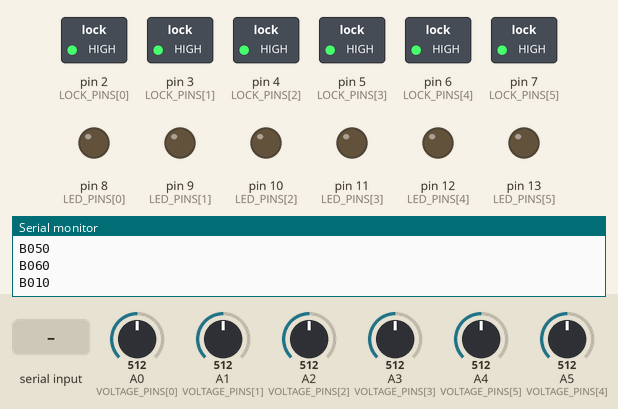
Simulated run of this sketch. Board: Arduino Uno, built with avr-gcc and run on an emulated ATmega328P. Parts: switched loads named in the sketch (green lamp = pin HIGH), output pins drawn as LEDs (lit = HIGH), the last lines printed to the serial monitor. Dashed ring = blinking. The inputs (shaded band) are chosen by the test bench; at power-on: A0 (VOLTAGE_PINS[0]) = 512, A1 (VOLTAGE_PINS[1]) = 512, A2 (VOLTAGE_PINS[2]) = 512, A3 (VOLTAGE_PINS[3]) = 512, A4 (VOLTAGE_PINS[5]) = 512, A5 (VOLTAGE_PINS[4]) = 512.

Above: at 7.0 s.
7.1 s: "OPEN1\n" received over Serial
At 12.6 s:
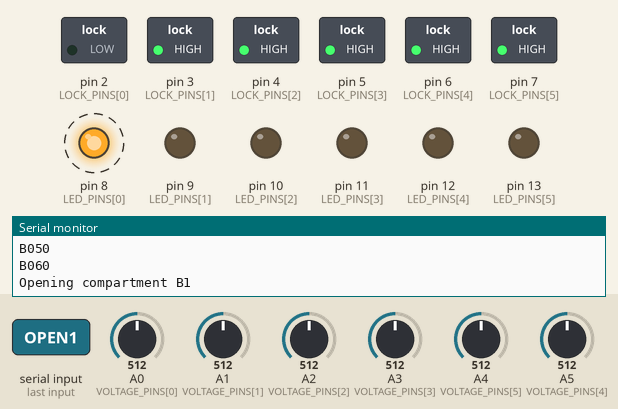
At 18.1 s:
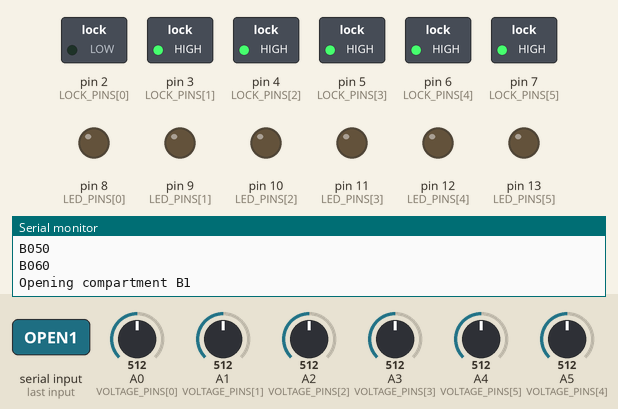
Timing chart, 0 to 24.7 s (numbered marks = the images above; inputs shaded):
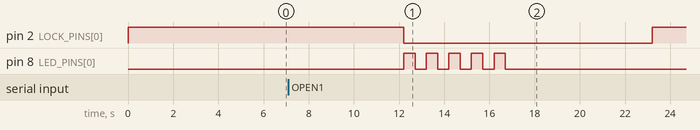

The sketch:

6_box.ino
```cpp
#define NUM_COMPARTMENTS 6  // Total number of compartments

// Define the pins for locks, LEDs, and voltage sensors
const int LOCK_PINS[NUM_COMPARTMENTS] = {2, 3, 4, 5, 6,7};
const int LED_PINS[NUM_COMPARTMENTS] = {8, 9, 10, 11, 12, 13};
const int VOLTAGE_PINS[NUM_COMPARTMENTS] = {A0, A1, A2, A3, A5, A4};

// Battery parameters
const float HIGH_CUTOFF = 54.75;
const float LOW_CUTOFF = 43.5;
const float NOMINAL_VOLTAGE = 48.0;

// Voltage divider resistor values
const float R1 = 100000.0;
const float R2 = 10000.0;

void setup() {
  Serial.begin(9600);
  for (int i = 0; i < NUM_COMPARTMENTS; i++) {
    pinMode(LOCK_PINS[i], OUTPUT);
    pinMode(LED_PINS[i], OUTPUT);
    pinMode(VOLTAGE_PINS[i], INPUT);
    digitalWrite(LOCK_PINS[i], HIGH); // Keep locks closed initially
    digitalWrite(LED_PINS[i], LOW);   // Turn off LEDs initially
  }
}

void loop() {
  BatteryStatus(); // Continuously check battery status

  if (Serial.available() > 0) {
    String input_data = Serial.readStringUntil('\n'); // Read user command
    input_data.trim();

    if (input_data.startsWith("OPEN")) {  // Command format: "OPEN1", "OPEN2", ..., "OPEN10"
      int compartment = input_data.substring(4).toInt() - 1;

      if (compartment >= 0 && compartment < NUM_COMPARTMENTS) {
        Serial.print("Opening compartment B");
        Serial.println(compartment + 1);
        openCompartment(compartment);
        delay(6000);
        closeCompartment(compartment);
      }
    }
  }
  delay(200); // Small delay for loop efficiency
}

// Function to open the compartment
void openCompartment(int compartment) {
  digitalWrite(LOCK_PINS[compartment], LOW); // Unlock compartment
  blinkLED(compartment);
}

// Function to close the compartment
void closeCompartment(int compartment) {
  digitalWrite(LOCK_PINS[compartment], HIGH); // Lock compartment
  digitalWrite(LED_PINS[compartment], LOW);   // Turn off LED
}

// Function to blink LED for 5 seconds
void blinkLED(int compartment) {
  unsigned long startTime = millis();
  while (millis() - startTime < 5000) {
    digitalWrite(LED_PINS[compartment], HIGH);
    delay(500);
    digitalWrite(LED_PINS[compartment], LOW);
    delay(500);
  }
}

// Function to calculate battery State of Charge (SoC)
int calculateSoC(float voltage) {
  if (voltage >= HIGH_CUTOFF) return 100;
  if (voltage >= 52.0) return 90;
  if (voltage >= 50.0) return 80;
  if (voltage >= 48.0) return 70;
  if (voltage >= 46.0) return 60;
  if (voltage >= 44.5) return 50;
  if (voltage >= 44.0) return 40;
  if (voltage >= 43.5) return 30;
  return 0;
}

// Function to monitor battery voltage and print status
void BatteryStatus() {
  for (int i = 0; i < NUM_COMPARTMENTS; i++) {
    int analogValue = analogRead(VOLTAGE_PINS[i]); // Read battery voltage
    float measuredVoltage = (analogValue * 5.0 / 1023.0) * ((R1 + R2) / R2);
    int soc = calculateSoC(measuredVoltage);

    Serial.print("B0");
    Serial.print(i + 1); // Print without leading zeros

    if (soc == 0) {
      Serial.println("0"); // Battery Empty
    } else if (soc < 80) {
      Serial.println("1"); // Battery Needs Charging
    } else {
      Serial.println("2"); // Battery Fully Charged
    }

    delay(1000); // Reduced delay for faster performance
}
}
```

Measured:
- after the input at 7.1 s, pin 2 (LOCK_PINS[0]): HIGH → LOW after 5.1 s, → HIGH 11.0 s later; pin 8 (LED_PINS[0]): alternates HIGH for 0.50 s and LOW for 0.50 s, 10 changes in all, then stays LOW, starting after 5.1 s
